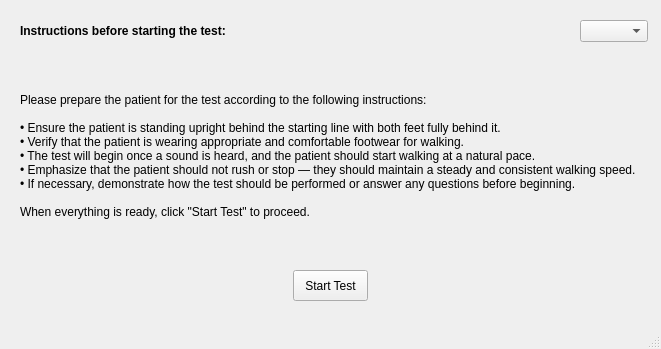
<?xml version="1.0" encoding="UTF-8"?>
<ui version="4.0">
 <class>MainWindow</class>
 <widget class="QMainWindow" name="MainWindow">
  <property name="geometry">
   <rect>
    <x>0</x>
    <y>0</y>
    <width>661</width>
    <height>349</height>
   </rect>
  </property>
  <property name="windowTitle">
   <string>Preparation Page</string>
  </property>
  <widget class="QWidget" name="centralwidget">
   <widget class="QLabel" name="label_Instructions">
    <property name="geometry">
     <rect>
      <x>20</x>
      <y>60</y>
      <width>621</width>
      <height>191</height>
     </rect>
    </property>
    <property name="font">
     <font>
      <pointsize>9</pointsize>
     </font>
    </property>
    <property name="text">
     <string>Please prepare the patient for the test according to the following instructions:

• Ensure the patient is standing upright behind the starting line with both feet fully behind it.
• Verify that the patient is wearing appropriate and comfortable footwear for walking.
• The test will begin once a sound is heard, and the patient should start walking at a natural pace.
• Emphasize that the patient should not rush or stop — they should maintain a steady and consistent walking speed.
• If necessary, demonstrate how the test should be performed or answer any questions before beginning.

When everything is ready, click &quot;Start Test&quot; to proceed.</string>
    </property>
   </widget>
   <widget class="QLabel" name="label_Title">
    <property name="geometry">
     <rect>
      <x>20</x>
      <y>10</y>
      <width>431</width>
      <height>41</height>
     </rect>
    </property>
    <property name="font">
     <font>
      <pointsize>9</pointsize>
      <bold>true</bold>
     </font>
    </property>
    <property name="text">
     <string>Instructions before starting the test:</string>
    </property>
   </widget>
   <widget class="QPushButton" name="StartTestButton">
    <property name="geometry">
     <rect>
      <x>293</x>
      <y>270</y>
      <width>75</width>
      <height>31</height>
     </rect>
    </property>
    <property name="cursor">
     <cursorShape>OpenHandCursor</cursorShape>
    </property>
    <property name="text">
     <string>Start Test</string>
    </property>
   </widget>
   <widget class="QComboBox" name="comboBoxLanguage">
    <property name="geometry">
     <rect>
      <x>580</x>
      <y>20</y>
      <width>68</width>
      <height>22</height>
     </rect>
    </property>
    <property name="cursor">
     <cursorShape>OpenHandCursor</cursorShape>
    </property>
    <property name="currentText">
     <string/>
    </property>
    <property name="currentIndex">
     <number>-1</number>
    </property>
    <item>
     <property name="text">
      <string>English</string>
     </property>
    </item>
    <item>
     <property name="text">
      <string>עברית</string>
     </property>
    </item>
   </widget>
  </widget>
  <widget class="QMenuBar" name="menubar">
   <property name="geometry">
    <rect>
     <x>0</x>
     <y>0</y>
     <width>661</width>
     <height>22</height>
    </rect>
   </property>
  </widget>
  <widget class="QStatusBar" name="statusbar"/>
 </widget>
 <resources/>
 <connections/>
</ui>
